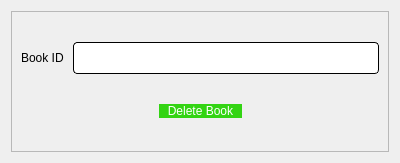
<?xml version="1.0" encoding="UTF-8"?>
<ui version="4.0">
 <class>deleteBook</class>
 <widget class="QDialog" name="deleteBook">
  <property name="geometry">
   <rect>
    <x>0</x>
    <y>0</y>
    <width>400</width>
    <height>163</height>
   </rect>
  </property>
  <property name="windowTitle">
   <string>Dialog</string>
  </property>
  <layout class="QVBoxLayout" name="verticalLayout_2">
   <item>
    <widget class="QFrame" name="frame">
     <property name="frameShape">
      <enum>QFrame::StyledPanel</enum>
     </property>
     <property name="frameShadow">
      <enum>QFrame::Raised</enum>
     </property>
     <layout class="QVBoxLayout" name="verticalLayout">
      <item>
       <layout class="QHBoxLayout" name="horizontalLayout">
        <item>
         <widget class="QLabel" name="label">
          <property name="styleSheet">
           <string notr="true">font: 10pt &quot;Comic Sans MS&quot;;
color: rgb(0, 0, 0);</string>
          </property>
          <property name="text">
           <string>Book ID </string>
          </property>
         </widget>
        </item>
        <item>
         <widget class="QLineEdit" name="ID">
          <property name="styleSheet">
           <string notr="true">QLineEdit{
	background-color: rgb(255, 255, 255);
	 border: 1px  solid;
     border-radius: 4px;
	font: 24px
}</string>
          </property>
         </widget>
        </item>
       </layout>
      </item>
      <item>
       <layout class="QHBoxLayout" name="horizontalLayout_2">
        <item>
         <spacer name="horizontalSpacer">
          <property name="orientation">
           <enum>Qt::Horizontal</enum>
          </property>
          <property name="sizeHint" stdset="0">
           <size>
            <width>138</width>
            <height>20</height>
           </size>
          </property>
         </spacer>
        </item>
        <item>
         <widget class="QPushButton" name="deleteBookBtn">
          <property name="styleSheet">
           <string notr="true">QPushButton{
color: rgb(255, 255, 255);
font: 10pt &quot;Comic Sans MS&quot;;
border-radius:8px;
padding : 0 8px;
background: #33D413;
border -radius:10px;
}
QPushButton:hover:!pressed

{
background:#4f85e2;
}
QToolButton
{

border-radius:10px;
bacground:red;
color:red;
}

QPushButton:pressed
{
              font-size: 19px;
              transition: 0.9s; 
}</string>
          </property>
          <property name="text">
           <string>Delete Book</string>
          </property>
         </widget>
        </item>
        <item>
         <spacer name="horizontalSpacer_2">
          <property name="orientation">
           <enum>Qt::Horizontal</enum>
          </property>
          <property name="sizeHint" stdset="0">
           <size>
            <width>78</width>
            <height>20</height>
           </size>
          </property>
         </spacer>
        </item>
       </layout>
      </item>
     </layout>
    </widget>
   </item>
  </layout>
 </widget>
 <resources/>
 <connections/>
</ui>
